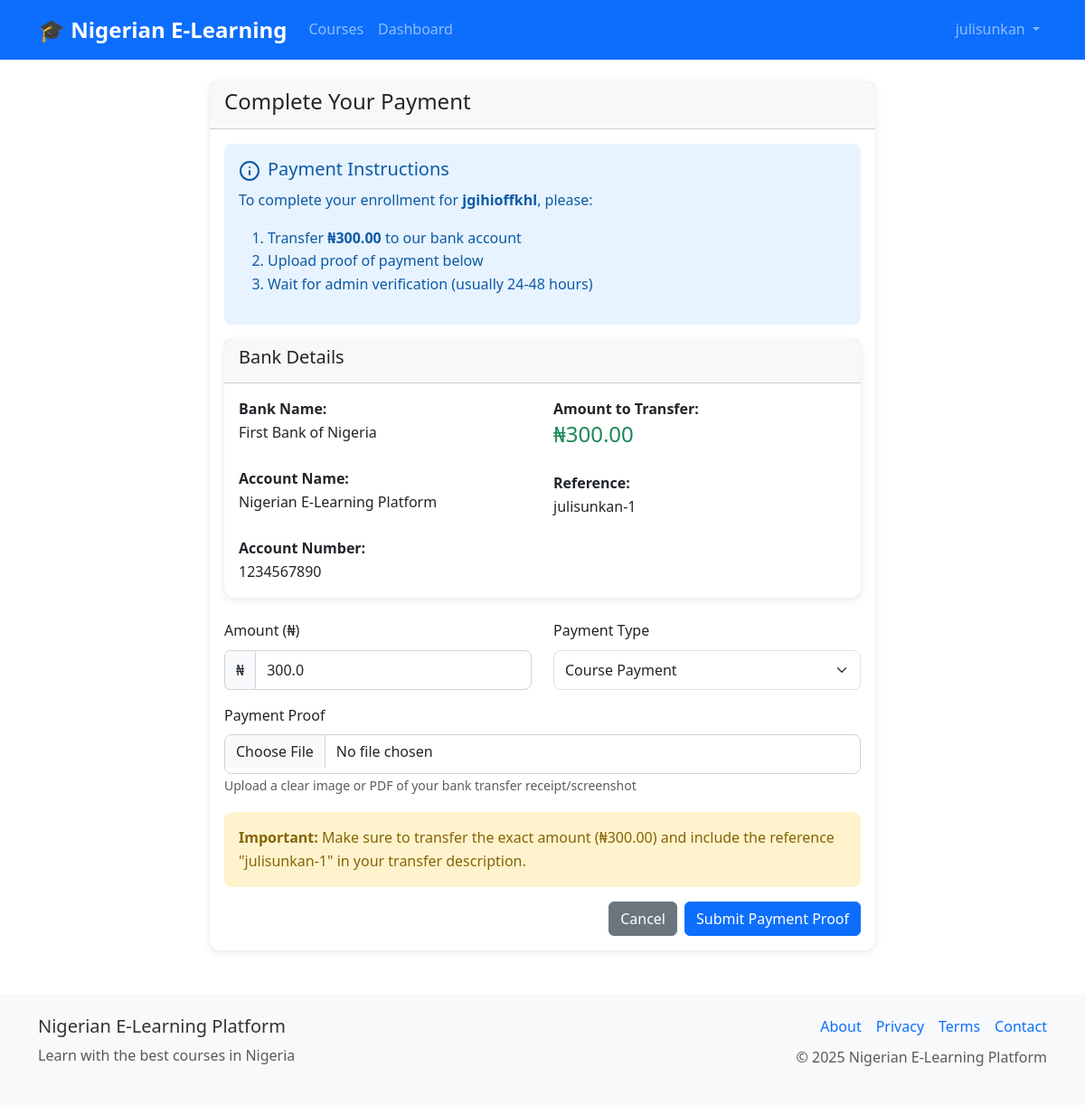
/courses/1/enroll (signed in), run on an earlier commit of the app's database.
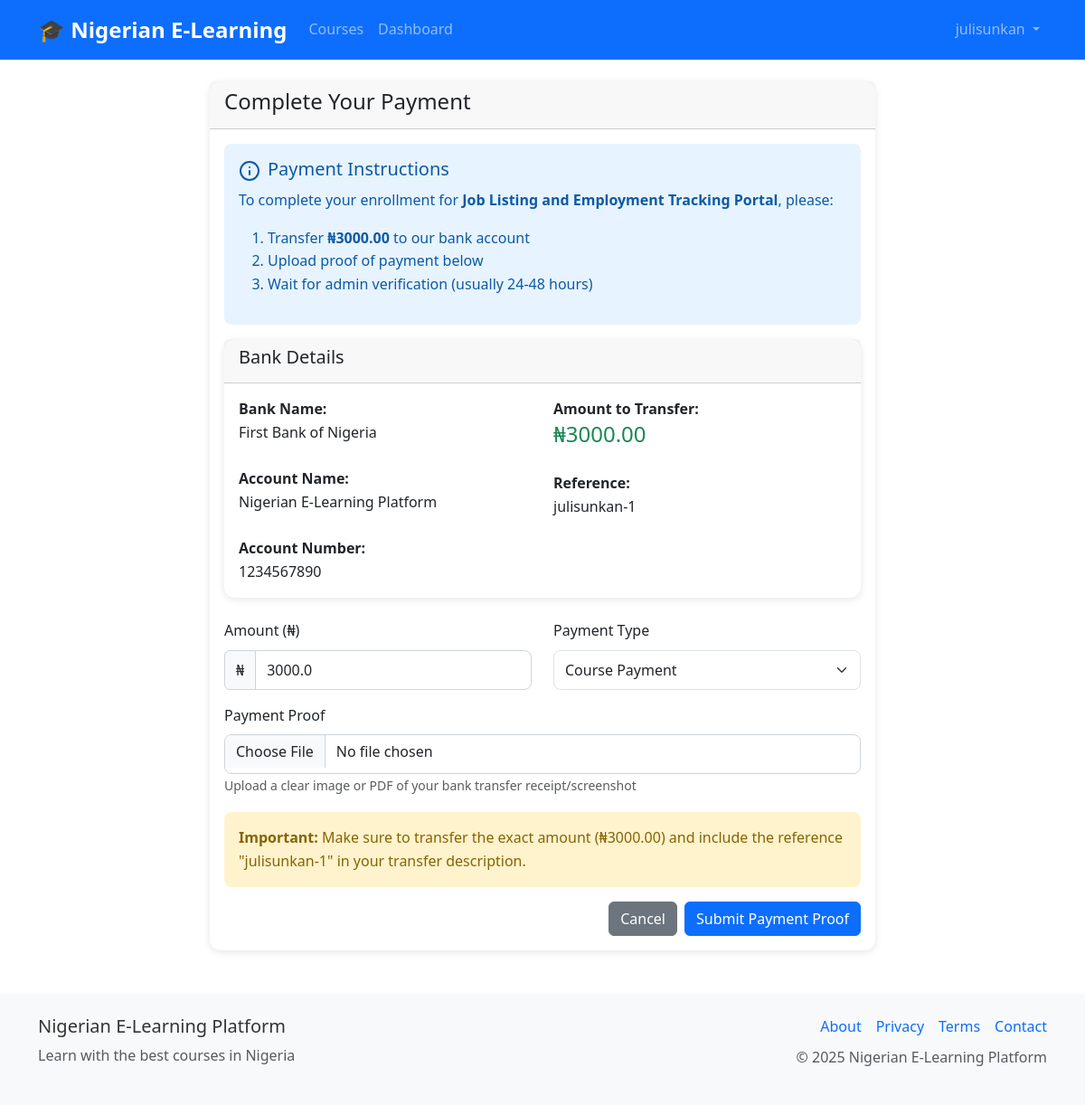
And on a later commit of the database.
### models.py (models this page shows, shortened)
class Course(db.Model):
    id = db.Column(db.Integer, primary_key=True)
    title = db.Column(db.String(200), nullable=False)
    description = db.Column(db.Text)
    price = db.Column(db.Float, nullable=False, default=0.0)
    instructor_id = db.Column(db.Integer, db.ForeignKey('user.id'), nullable=False)
    is_active = db.Column(db.Boolean, default=True)
    approval_status = db.Column(db.String(20), default='pending')  # pending, approved, rejected
    approved_by = db.Column(db.Integer, db.ForeignKey('user.id'))  # admin who approved
    approved_at = db.Column(db.DateTime)
    rejection_reason = db.Column(db.Text)
    min_credits_for_certificate = db.Column(db.Integer, default=70)  # Minimum credits needed for certificate
    total_available_credits = db.Column(db.Integer, default=100)     # Total credits available in course
    created_at = db.Column(db.DateTime, default=datetime.utcnow)
    updated_at = db.Column(db.DateTime, default=datetime.utcnow, onupdate=datetime.utcnow)
    lessons = db.relationship('Lesson', backref='course', lazy='dynamic', cascade='all, delete-orphan')
    enrollments = db.relationship('Enrollment', backref='course', lazy='dynamic', cascade='all, delete-orphan')
    quizzes = db.relationship('Quiz', backref='course', lazy='dynamic', cascade='all, delete-orphan')
    assignments = db.relationship('Assignment', backref='course', lazy='dynamic', cascade='all, delete-orphan')
    course_credits = db.relationship('CourseCredit', backref='course', lazy='dynamic', cascade='all, delete-orphan')
    course_vouchers = db.relationship('Voucher', foreign_keys='Voucher.course_id', backref='course', lazy='dynamic', cascade='all, delete-orphan')

### routes.py (the view, shortened to what this page needs)
@app.route('/courses/<int:course_id>/enroll', methods=['GET', 'POST'])
@login_required
def enroll_course(course_id):
    course = Course.query.get_or_404(course_id)
    existing_enrollment = Enrollment.query.filter_by(
        user_id=current_user.id,
        course_id=course_id
    ).first()
    form = PaymentForm()
    form.course_id.data = course_id
    form.amount.data = course.price
    form.payment_type.data = 'course'
    return render_template('payments/manual.html', form=form, course=course)

### forms.py
class PaymentForm(FlaskForm):
    course_id = HiddenField()
    amount = FloatField('Amount (₦)', validators=[DataRequired(), NumberRange(min=0)])
    payment_type = SelectField('Payment Type', choices=[('course', 'Course Payment'), ('wallet_topup', 'Wallet Top-up')])
    proof_file = FileField('Payment Proof', validators=[DataRequired(), FileAllowed(['jpg', 'jpeg', 'png', 'pdf'], 'Images and PDF only!')])

### app.py (called while the page is built)
@login_manager.user_loader
def load_user(user_id):
    from models import User
    return User.query.get(int(user_id))

### routes.py (called while the page is built)
@app.context_processor
def inject_settings():
    settings = SystemSettings.query.first()
    return dict(settings=settings)

### templates/payments/manual.html (shortened to what this page needs)
{% extends "base.html" %}
{% block content %}
<div class="row justify-content-center">
    <div class="col-md-8">
        <div class="card">
            <div class="card-header">
                <h4>Complete Your Payment</h4>
            </div>
            <div class="card-body">
                <div class="alert alert-info">
                    <h5><i data-feather="info" class="me-2"></i>Payment Instructions</h5>
                    <p>To complete your enrollment for <strong>{{ course.title }}</strong>, please:</p>
                    <ol>
                        <li>Transfer <strong>₦{{ "%.2f"|format(course.price) }}</strong> to our bank account</li>
                        <li>Upload proof of payment below</li>
                        <li>Wait for admin verification (usually 24-48 hours)</li>
                    </ol>
                </div>
                <div class="card mb-4">
                    <div class="card-header">
                        <h5>Bank Details</h5>
                    </div>
                    <div class="card-body">
                        <div class="row">
                            <div class="col-md-6">
                                <strong>Bank Name:</strong><br>
                                First Bank of Nigeria<br><br>
                                <strong>Account Name:</strong><br>
                                Nigerian E-Learning Platform<br><br>
                                <strong>Account Number:</strong><br>
                                1234567890
                            </div>
                            <div class="col-md-6">
                                <strong>Amount to Transfer:</strong><br>
                                <span class="h4 text-success">₦{{ "%.2f"|format(course.price) }}</span><br><br>
                                <strong>Reference:</strong><br>
                                {{ current_user.username }}-{{ course.id }}
                            </div>
                        </div>
                    </div>
                </div>
                <form method="POST" enctype="multipart/form-data">
                    <div class="row">
                        <div class="col-md-6">
                            <div class="mb-3">
                                {{ form.amount.label(class="form-label") }}
                                <div class="input-group">
                                    <span class="input-group-text">₦</span>
                                    {{ form.amount(class="form-control", readonly=true) }}
                                </div>
                            </div>
                        </div>
                        <div class="col-md-6">
                            <div class="mb-3">
                                {{ form.payment_type.label(class="form-label") }}
                                {{ form.payment_type(class="form-select", readonly=true) }}
                            </div>
                        </div>
                    </div>
                    <div class="mb-3">
                        {{ form.proof_file.label(class="form-label") }}
                        {{ form.proof_file(class="form-control") }}
                        <small class="form-text text-muted">
                            Upload a clear image or PDF of your bank transfer receipt/screenshot
                        </small>
                    </div>
                    <div class="alert alert-warning">
                        <strong>Important:</strong> Make sure to transfer the exact amount (₦{{ "%.2f"|format(course.price) }})
                        and include the reference "{{ current_user.username }}-{{ course.id }}" in your transfer description.
                    </div>
                    <div class="d-grid gap-2 d-md-flex justify-content-md-end">
                        <a href="{{ url_for('course_detail', course_id=course.id) }}" class="btn btn-secondary">Cancel</a>
                        <button type="submit" class="btn btn-primary">Submit Payment Proof</button>
                    </div>
                </form>
            </div>
        </div>
    </div>
</div>
{% endblock %}

What changed in the data, as far as the page shows it:
changed Course id 1: title "jgihioffkhl" → "Job Listing and Employment Tracking Portal"; price "300.00" → "3000.00"
Also different on the page:
form field amount: "300.0" → "3000.0"
